Frame 1 (no input): blank canvas, image omitted
Frame 60 (no input): blank canvas, image omitted
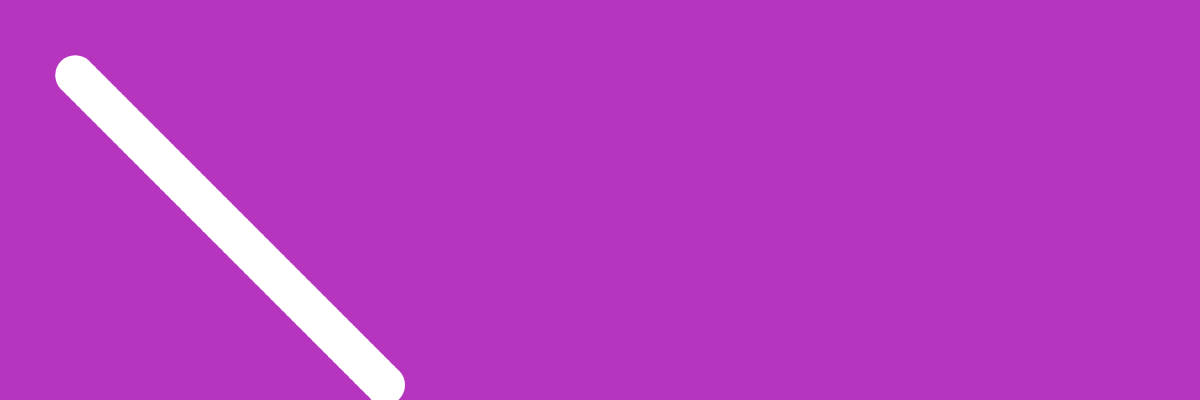
Frame 120 (the mouse pressed at the canvas centre since frame 60)

The p5.js sketch whose frames 1 and 60 were blank and that drew this single picture after the mouse press (run headless with seeded random() and noise() and a simulated clock; from frame 60 on, the mouse is pressed at the canvas centre):

// p5.js sketch
// ── sketch.js


let ball = {};
ball.width = 40;
ball.x = 10;
ball.y = 10;
ball.delta_x = 1;
ball.delta_y = 1;
ball.scale_x = 1;
ball.scale_y = 1;

function setup() {
    createCanvas(windowWidth, 400);
}

 

function draw() {


    ball.x += ball.delta_x * ball.scale_x;
    ball.y += ball.delta_y * ball.scale_y;


    if (ball.x >= width || ball.x <= 0) {
        ball.delta_x = -1 * ball.delta_x;
        fill(random(255), random(255), random(255));
    }
    if (ball.y >= height || ball.y <= 0) {
        ball.delta_y = -1 * ball.delta_y;
        fill(random(255), random(255), random(255));
    }

    noStroke()
    ellipse(ball.x, ball.y, ball.width, ball.width);
}

function mousePressed() {
    ball.scale_x = map(mouseX, 0, width, 0.5, 10);
    ball.scale_y = map(mouseY, 0, height, 0.5, 10);
    // back.color = -random(255)
    background(random(255), random(255), random(255))
}
